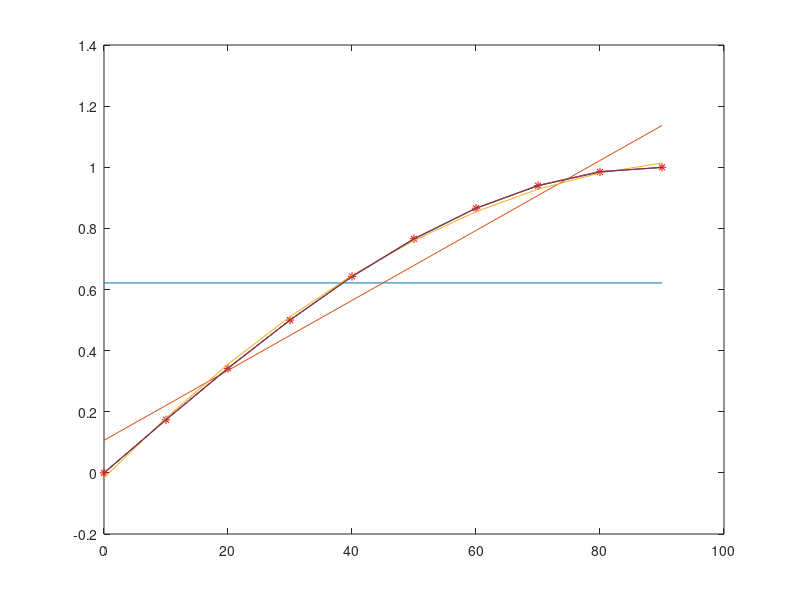

Source code (MATLAB):
% curve fitting

clear all;
clc;
t = 0:10:90;
x = sind(t)
max_param = 7;
m = size(t)
theta = zeros(max_param, max_param);
% polynomial of type a0+ a1*t + a2*t2+...+an*tn = y(t)
% generation of PHI(t) and generation of Parameter
h = ones(m(1,2),1);
for n= 1 : max_param
        if n ~= 1
        h = [h t'.^(n-1)];
        end
        theta(n,1:n) = (inv(h'*h))*h'*x';
end
yn = theta* h';
plot(t,x,'r*', t,yn)

% error function calculation
for n= 1 : max_param
    er(n,:) = 0.5* (x - yn(n,:))*(x - yn(n,:))' 
end

% Conclusion  :
% more degree of parametrization means more smooth fitting
% over fitting results  badly scaled output in matlab. it does not depend
% on the number of samples taken